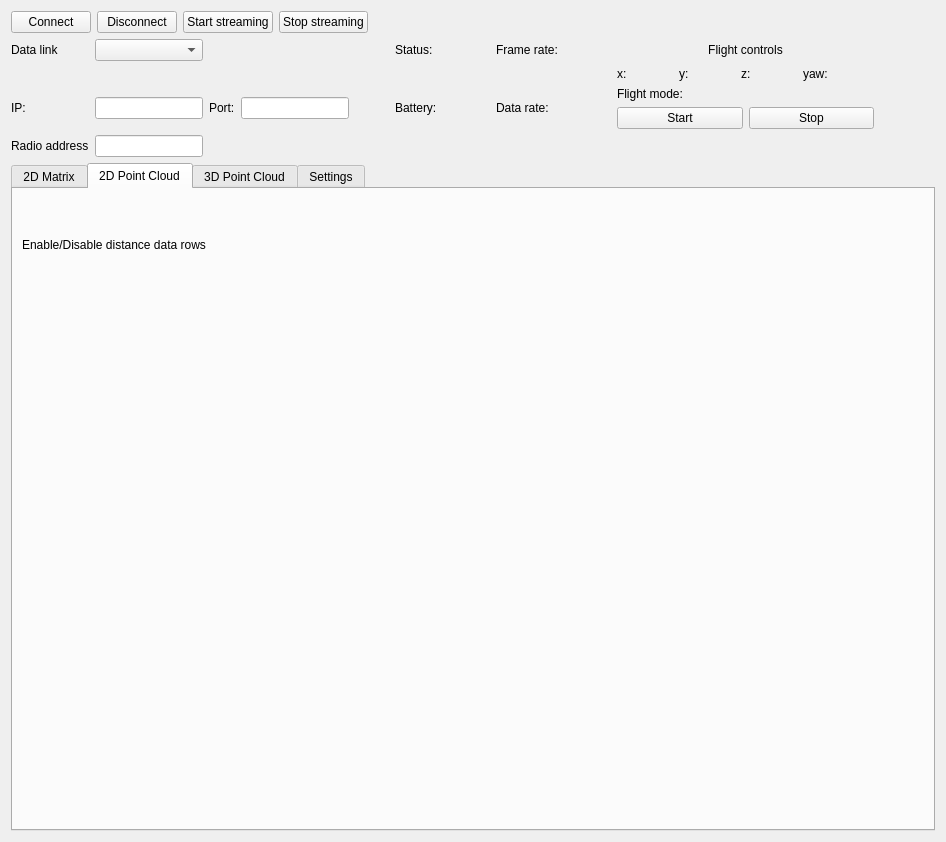
<?xml version="1.0" encoding="UTF-8"?>
<ui version="4.0">
 <class>Form</class>
 <widget class="QWidget" name="Form">
  <property name="geometry">
   <rect>
    <x>0</x>
    <y>0</y>
    <width>946</width>
    <height>842</height>
   </rect>
  </property>
  <property name="windowTitle">
   <string>Plot</string>
  </property>
  <layout class="QHBoxLayout" name="horizontalLayout">
   <item>
    <layout class="QVBoxLayout" name="verticalLayout">
     <item>
      <layout class="QHBoxLayout" name="horizontalLayout">
       <item>
        <widget class="QPushButton" name="btnConnect">
         <property name="text">
          <string>Connect</string>
         </property>
        </widget>
       </item>
       <item>
        <widget class="QPushButton" name="btnDisconnect">
         <property name="text">
          <string>Disconnect</string>
         </property>
        </widget>
       </item>
       <item>
        <widget class="QPushButton" name="btnStartStreaming">
         <property name="text">
          <string>Start streaming</string>
         </property>
        </widget>
       </item>
       <item>
        <widget class="QPushButton" name="btnStopStreaming">
         <property name="text">
          <string>Stop streaming</string>
         </property>
        </widget>
       </item>
       <item>
        <spacer name="horizontalSpacer_8">
         <property name="orientation">
          <enum>Qt::Horizontal</enum>
         </property>
         <property name="sizeHint" stdset="0">
          <size>
           <width>40</width>
           <height>20</height>
          </size>
         </property>
        </spacer>
       </item>
      </layout>
     </item>
     <item>
      <layout class="QGridLayout" name="gridLayout">
       <item row="2" column="10">
        <spacer name="horizontalSpacer_3">
         <property name="orientation">
          <enum>Qt::Horizontal</enum>
         </property>
         <property name="sizeType">
          <enum>QSizePolicy::Fixed</enum>
         </property>
         <property name="sizeHint" stdset="0">
          <size>
           <width>40</width>
           <height>20</height>
          </size>
         </property>
        </spacer>
       </item>
       <item row="2" column="6">
        <widget class="QLineEdit" name="editPort">
         <property name="maximumSize">
          <size>
           <width>300</width>
           <height>16777215</height>
          </size>
         </property>
        </widget>
       </item>
       <item row="2" column="7">
        <spacer name="horizontalSpacer_2">
         <property name="orientation">
          <enum>Qt::Horizontal</enum>
         </property>
         <property name="sizeType">
          <enum>QSizePolicy::Fixed</enum>
         </property>
         <property name="sizeHint" stdset="0">
          <size>
           <width>40</width>
           <height>20</height>
          </size>
         </property>
        </spacer>
       </item>
       <item row="2" column="0">
        <widget class="QLabel" name="label_11">
         <property name="sizePolicy">
          <sizepolicy hsizetype="Minimum" vsizetype="Preferred">
           <horstretch>0</horstretch>
           <verstretch>0</verstretch>
          </sizepolicy>
         </property>
         <property name="text">
          <string>IP:</string>
         </property>
        </widget>
       </item>
       <item row="3" column="1">
        <widget class="QLineEdit" name="editRadioAddress">
         <property name="maximumSize">
          <size>
           <width>300</width>
           <height>16777215</height>
          </size>
         </property>
        </widget>
       </item>
       <item row="0" column="9">
        <widget class="QLabel" name="statusText">
         <property name="text">
          <string/>
         </property>
        </widget>
       </item>
       <item row="2" column="15">
        <spacer name="horizontalSpacer">
         <property name="orientation">
          <enum>Qt::Horizontal</enum>
         </property>
         <property name="sizeHint" stdset="0">
          <size>
           <width>40</width>
           <height>20</height>
          </size>
         </property>
        </spacer>
       </item>
       <item row="2" column="2">
        <widget class="QLabel" name="label_4">
         <property name="text">
          <string>Port:</string>
         </property>
        </widget>
       </item>
       <item row="0" column="14">
        <widget class="QLabel" name="label_7">
         <property name="layoutDirection">
          <enum>Qt::LeftToRight</enum>
         </property>
         <property name="text">
          <string>Flight controls</string>
         </property>
         <property name="alignment">
          <set>Qt::AlignCenter</set>
         </property>
        </widget>
       </item>
       <item row="3" column="0">
        <widget class="QLabel" name="label_5">
         <property name="text">
          <string>Radio address</string>
         </property>
        </widget>
       </item>
       <item row="2" column="8">
        <widget class="QLabel" name="label_2">
         <property name="text">
          <string>Battery:</string>
         </property>
        </widget>
       </item>
       <item row="0" column="1">
        <widget class="QComboBox" name="comboDataLink"/>
       </item>
       <item row="2" column="1">
        <widget class="QLineEdit" name="editIp">
         <property name="maximumSize">
          <size>
           <width>300</width>
           <height>16777215</height>
          </size>
         </property>
        </widget>
       </item>
       <item row="2" column="13">
        <spacer name="horizontalSpacer_5">
         <property name="orientation">
          <enum>Qt::Horizontal</enum>
         </property>
         <property name="sizeType">
          <enum>QSizePolicy::Fixed</enum>
         </property>
         <property name="sizeHint" stdset="0">
          <size>
           <width>40</width>
           <height>20</height>
          </size>
         </property>
        </spacer>
       </item>
       <item row="0" column="12">
        <widget class="QLabel" name="labelFrameRate">
         <property name="text">
          <string/>
         </property>
        </widget>
       </item>
       <item row="0" column="11">
        <widget class="QLabel" name="label_6">
         <property name="text">
          <string>Frame rate:</string>
         </property>
        </widget>
       </item>
       <item row="2" column="12">
        <widget class="QLabel" name="labelDataRate">
         <property name="text">
          <string/>
         </property>
        </widget>
       </item>
       <item row="0" column="8">
        <widget class="QLabel" name="label">
         <property name="enabled">
          <bool>true</bool>
         </property>
         <property name="sizePolicy">
          <sizepolicy hsizetype="Minimum" vsizetype="Preferred">
           <horstretch>0</horstretch>
           <verstretch>0</verstretch>
          </sizepolicy>
         </property>
         <property name="maximumSize">
          <size>
           <width>80</width>
           <height>16777215</height>
          </size>
         </property>
         <property name="text">
          <string>Status:</string>
         </property>
         <property name="buddy">
          <cstring>mainTabs</cstring>
         </property>
        </widget>
       </item>
       <item row="2" column="9">
        <widget class="QLabel" name="labelBattery">
         <property name="text">
          <string/>
         </property>
        </widget>
       </item>
       <item row="2" column="11">
        <widget class="QLabel" name="label_14">
         <property name="text">
          <string>Data rate:</string>
         </property>
        </widget>
       </item>
       <item row="0" column="0">
        <widget class="QLabel" name="label_3">
         <property name="text">
          <string>Data link</string>
         </property>
        </widget>
       </item>
       <item row="1" column="14">
        <layout class="QGridLayout" name="gridLayout_2">
         <item row="0" column="4">
          <widget class="QLabel" name="label_22">
           <property name="text">
            <string>z:</string>
           </property>
          </widget>
         </item>
         <item row="0" column="2">
          <widget class="QLabel" name="label_20">
           <property name="text">
            <string>y:</string>
           </property>
          </widget>
         </item>
         <item row="0" column="5">
          <widget class="QLabel" name="fcZ">
           <property name="sizePolicy">
            <sizepolicy hsizetype="Preferred" vsizetype="Preferred">
             <horstretch>0</horstretch>
             <verstretch>0</verstretch>
            </sizepolicy>
           </property>
           <property name="minimumSize">
            <size>
             <width>40</width>
             <height>0</height>
            </size>
           </property>
           <property name="text">
            <string/>
           </property>
          </widget>
         </item>
         <item row="0" column="6">
          <widget class="QLabel" name="label_23">
           <property name="text">
            <string>yaw:</string>
           </property>
          </widget>
         </item>
         <item row="0" column="0">
          <widget class="QLabel" name="label_9">
           <property name="text">
            <string>x:</string>
           </property>
          </widget>
         </item>
         <item row="0" column="1">
          <widget class="QLabel" name="fcX">
           <property name="sizePolicy">
            <sizepolicy hsizetype="Preferred" vsizetype="Preferred">
             <horstretch>0</horstretch>
             <verstretch>0</verstretch>
            </sizepolicy>
           </property>
           <property name="minimumSize">
            <size>
             <width>40</width>
             <height>0</height>
            </size>
           </property>
           <property name="text">
            <string/>
           </property>
          </widget>
         </item>
         <item row="0" column="3">
          <widget class="QLabel" name="fcY">
           <property name="sizePolicy">
            <sizepolicy hsizetype="Preferred" vsizetype="Preferred">
             <horstretch>0</horstretch>
             <verstretch>0</verstretch>
            </sizepolicy>
           </property>
           <property name="minimumSize">
            <size>
             <width>40</width>
             <height>0</height>
            </size>
           </property>
           <property name="text">
            <string/>
           </property>
          </widget>
         </item>
         <item row="0" column="7">
          <widget class="QLabel" name="fcYaw">
           <property name="sizePolicy">
            <sizepolicy hsizetype="Preferred" vsizetype="Preferred">
             <horstretch>0</horstretch>
             <verstretch>0</verstretch>
            </sizepolicy>
           </property>
           <property name="minimumSize">
            <size>
             <width>40</width>
             <height>0</height>
            </size>
           </property>
           <property name="text">
            <string/>
           </property>
          </widget>
         </item>
        </layout>
       </item>
       <item row="2" column="14">
        <layout class="QGridLayout" name="gridLayout_4">
         <item row="0" column="0">
          <widget class="QLabel" name="label_21">
           <property name="text">
            <string>Flight mode:</string>
           </property>
          </widget>
         </item>
         <item row="0" column="1">
          <widget class="QLabel" name="fcMode">
           <property name="text">
            <string/>
           </property>
          </widget>
         </item>
         <item row="1" column="0">
          <widget class="QPushButton" name="fcStart">
           <property name="text">
            <string>Start</string>
           </property>
          </widget>
         </item>
         <item row="1" column="1">
          <widget class="QPushButton" name="fcStop">
           <property name="text">
            <string>Stop</string>
           </property>
          </widget>
         </item>
        </layout>
       </item>
      </layout>
     </item>
     <item>
      <widget class="QTabWidget" name="mainTabs">
       <property name="currentIndex">
        <number>1</number>
       </property>
       <widget class="QWidget" name="tabSensors">
        <attribute name="title">
         <string>2D Matrix</string>
        </attribute>
        <layout class="QHBoxLayout" name="horizontalLayout_3">
         <item>
          <widget class="QTabWidget" name="tabSensorGraphics">
           <property name="currentIndex">
            <number>0</number>
           </property>
           <widget class="QWidget" name="tabSingleSensor">
            <attribute name="title">
             <string>Single Sensor</string>
            </attribute>
            <layout class="QVBoxLayout" name="verticalLayout_6">
             <item>
              <layout class="QVBoxLayout" name="verticalLayout_3">
               <item>
                <layout class="QHBoxLayout" name="horizontalLayout_4">
                 <item>
                  <widget class="QLabel" name="label_10">
                   <property name="sizePolicy">
                    <sizepolicy hsizetype="Preferred" vsizetype="Minimum">
                     <horstretch>0</horstretch>
                     <verstretch>0</verstretch>
                    </sizepolicy>
                   </property>
                   <property name="maximumSize">
                    <size>
                     <width>200</width>
                     <height>16777215</height>
                    </size>
                   </property>
                   <property name="text">
                    <string>Sensor</string>
                   </property>
                  </widget>
                 </item>
                 <item>
                  <widget class="QComboBox" name="comboSensor">
                   <property name="maximumSize">
                    <size>
                     <width>200</width>
                     <height>16777215</height>
                    </size>
                   </property>
                  </widget>
                 </item>
                 <item>
                  <layout class="QHBoxLayout" name="horizontalLayout_6"/>
                 </item>
                </layout>
               </item>
               <item>
                <spacer name="verticalSpacer_6">
                 <property name="orientation">
                  <enum>Qt::Vertical</enum>
                 </property>
                 <property name="sizeType">
                  <enum>QSizePolicy::Fixed</enum>
                 </property>
                 <property name="sizeHint" stdset="0">
                  <size>
                   <width>20</width>
                   <height>10</height>
                  </size>
                 </property>
                </spacer>
               </item>
               <item>
                <layout class="QHBoxLayout" name="horizontalLayout_5">
                 <item>
                  <widget class="QGraphicsView" name="singleSensor">
                   <property name="sizePolicy">
                    <sizepolicy hsizetype="Fixed" vsizetype="Fixed">
                     <horstretch>0</horstretch>
                     <verstretch>0</verstretch>
                    </sizepolicy>
                   </property>
                   <property name="minimumSize">
                    <size>
                     <width>450</width>
                     <height>450</height>
                    </size>
                   </property>
                   <property name="verticalScrollBarPolicy">
                    <enum>Qt::ScrollBarAlwaysOff</enum>
                   </property>
                   <property name="horizontalScrollBarPolicy">
                    <enum>Qt::ScrollBarAlwaysOff</enum>
                   </property>
                  </widget>
                 </item>
                </layout>
               </item>
              </layout>
             </item>
            </layout>
           </widget>
           <widget class="QWidget" name="tabAllSensor">
            <attribute name="title">
             <string>All sensors</string>
            </attribute>
            <layout class="QVBoxLayout" name="verticalLayout_8">
             <item>
              <layout class="QGridLayout" name="gridLayout_5">
               <property name="spacing">
                <number>0</number>
               </property>
               <item row="2" column="3">
                <widget class="QGraphicsView" name="sensorRight">
                 <property name="sizePolicy">
                  <sizepolicy hsizetype="Fixed" vsizetype="Fixed">
                   <horstretch>0</horstretch>
                   <verstretch>0</verstretch>
                  </sizepolicy>
                 </property>
                 <property name="minimumSize">
                  <size>
                   <width>180</width>
                   <height>180</height>
                  </size>
                 </property>
                 <property name="verticalScrollBarPolicy">
                  <enum>Qt::ScrollBarAlwaysOff</enum>
                 </property>
                 <property name="horizontalScrollBarPolicy">
                  <enum>Qt::ScrollBarAlwaysOff</enum>
                 </property>
                </widget>
               </item>
               <item row="2" column="0">
                <spacer name="horizontalSpacer_6">
                 <property name="orientation">
                  <enum>Qt::Horizontal</enum>
                 </property>
                 <property name="sizeHint" stdset="0">
                  <size>
                   <width>40</width>
                   <height>20</height>
                  </size>
                 </property>
                </spacer>
               </item>
               <item row="2" column="4">
                <spacer name="horizontalSpacer_7">
                 <property name="orientation">
                  <enum>Qt::Horizontal</enum>
                 </property>
                 <property name="sizeHint" stdset="0">
                  <size>
                   <width>40</width>
                   <height>20</height>
                  </size>
                 </property>
                </spacer>
               </item>
               <item row="2" column="1">
                <widget class="QGraphicsView" name="sensorLeft">
                 <property name="sizePolicy">
                  <sizepolicy hsizetype="Fixed" vsizetype="Fixed">
                   <horstretch>0</horstretch>
                   <verstretch>0</verstretch>
                  </sizepolicy>
                 </property>
                 <property name="minimumSize">
                  <size>
                   <width>180</width>
                   <height>180</height>
                  </size>
                 </property>
                 <property name="verticalScrollBarPolicy">
                  <enum>Qt::ScrollBarAlwaysOff</enum>
                 </property>
                 <property name="horizontalScrollBarPolicy">
                  <enum>Qt::ScrollBarAlwaysOff</enum>
                 </property>
                </widget>
               </item>
               <item row="2" column="2">
                <widget class="QGraphicsView" name="sensorMain">
                 <property name="sizePolicy">
                  <sizepolicy hsizetype="Fixed" vsizetype="Fixed">
                   <horstretch>0</horstretch>
                   <verstretch>0</verstretch>
                  </sizepolicy>
                 </property>
                 <property name="minimumSize">
                  <size>
                   <width>180</width>
                   <height>180</height>
                  </size>
                 </property>
                 <property name="verticalScrollBarPolicy">
                  <enum>Qt::ScrollBarAlwaysOff</enum>
                 </property>
                 <property name="horizontalScrollBarPolicy">
                  <enum>Qt::ScrollBarAlwaysOff</enum>
                 </property>
                </widget>
               </item>
               <item row="1" column="2">
                <widget class="QGraphicsView" name="sensorFront">
                 <property name="sizePolicy">
                  <sizepolicy hsizetype="Fixed" vsizetype="Fixed">
                   <horstretch>0</horstretch>
                   <verstretch>0</verstretch>
                  </sizepolicy>
                 </property>
                 <property name="minimumSize">
                  <size>
                   <width>180</width>
                   <height>180</height>
                  </size>
                 </property>
                 <property name="verticalScrollBarPolicy">
                  <enum>Qt::ScrollBarAlwaysOff</enum>
                 </property>
                 <property name="horizontalScrollBarPolicy">
                  <enum>Qt::ScrollBarAlwaysOff</enum>
                 </property>
                </widget>
               </item>
               <item row="4" column="2">
                <spacer name="verticalSpacer_4">
                 <property name="orientation">
                  <enum>Qt::Vertical</enum>
                 </property>
                 <property name="sizeHint" stdset="0">
                  <size>
                   <width>20</width>
                   <height>40</height>
                  </size>
                 </property>
                </spacer>
               </item>
               <item row="3" column="2">
                <widget class="QGraphicsView" name="sensorBack">
                 <property name="sizePolicy">
                  <sizepolicy hsizetype="Fixed" vsizetype="Fixed">
                   <horstretch>0</horstretch>
                   <verstretch>0</verstretch>
                  </sizepolicy>
                 </property>
                 <property name="minimumSize">
                  <size>
                   <width>180</width>
                   <height>180</height>
                  </size>
                 </property>
                 <property name="verticalScrollBarPolicy">
                  <enum>Qt::ScrollBarAlwaysOff</enum>
                 </property>
                 <property name="horizontalScrollBarPolicy">
                  <enum>Qt::ScrollBarAlwaysOff</enum>
                 </property>
                </widget>
               </item>
               <item row="0" column="2">
                <spacer name="verticalSpacer_5">
                 <property name="orientation">
                  <enum>Qt::Vertical</enum>
                 </property>
                 <property name="sizeHint" stdset="0">
                  <size>
                   <width>20</width>
                   <height>40</height>
                  </size>
                 </property>
                </spacer>
               </item>
              </layout>
             </item>
            </layout>
           </widget>
          </widget>
         </item>
        </layout>
       </widget>
       <widget class="QWidget" name="tab2dPointCloud">
        <attribute name="title">
         <string>2D Point Cloud</string>
        </attribute>
        <layout class="QHBoxLayout" name="horizontalLayout_2">
         <item>
          <layout class="QVBoxLayout" name="_2">
           <item>
            <spacer name="verticalSpacer_2">
             <property name="orientation">
              <enum>Qt::Vertical</enum>
             </property>
             <property name="sizeType">
              <enum>QSizePolicy::Fixed</enum>
             </property>
             <property name="sizeHint" stdset="0">
              <size>
               <width>20</width>
               <height>40</height>
              </size>
             </property>
            </spacer>
           </item>
           <item>
            <widget class="QLabel" name="label_8">
             <property name="text">
              <string>Enable/Disable distance data rows</string>
             </property>
            </widget>
           </item>
           <item>
            <spacer name="verticalSpacer_3">
             <property name="orientation">
              <enum>Qt::Vertical</enum>
             </property>
             <property name="sizeType">
              <enum>QSizePolicy::Fixed</enum>
             </property>
             <property name="sizeHint" stdset="0">
              <size>
               <width>20</width>
               <height>40</height>
              </size>
             </property>
            </spacer>
           </item>
           <item>
            <layout class="QVBoxLayout" name="checkBoxLayout"/>
           </item>
           <item>
            <spacer name="verticalSpacer">
             <property name="orientation">
              <enum>Qt::Vertical</enum>
             </property>
             <property name="sizeHint" stdset="0">
              <size>
               <width>20</width>
               <height>40</height>
              </size>
             </property>
            </spacer>
           </item>
          </layout>
         </item>
         <item>
          <layout class="QVBoxLayout" name="layout2dPointCloud">
           <item>
            <spacer name="horizontalSpacer_4">
             <property name="orientation">
              <enum>Qt::Horizontal</enum>
             </property>
             <property name="sizeHint" stdset="0">
              <size>
               <width>40</width>
               <height>20</height>
              </size>
             </property>
            </spacer>
           </item>
          </layout>
         </item>
        </layout>
       </widget>
       <widget class="QWidget" name="tab3dPointCloud">
        <attribute name="title">
         <string>3D Point Cloud</string>
        </attribute>
        <layout class="QVBoxLayout" name="verticalLayout_5">
         <item>
          <widget class="QFrame" name="graphics3dVisualizer">
           <property name="frameShape">
            <enum>QFrame::StyledPanel</enum>
           </property>
           <property name="frameShadow">
            <enum>QFrame::Raised</enum>
           </property>
          </widget>
         </item>
        </layout>
       </widget>
       <widget class="QWidget" name="tabSettings">
        <attribute name="title">
         <string>Settings</string>
        </attribute>
        <layout class="QVBoxLayout" name="verticalLayout_9">
         <item>
          <widget class="QFrame" name="sensorSettings">
           <property name="maximumSize">
            <size>
             <width>550</width>
             <height>16777215</height>
            </size>
           </property>
           <layout class="QVBoxLayout" name="verticalLayout_7">
            <item>
             <widget class="QFrame" name="sensorSettingsFrame">
              <property name="sizePolicy">
               <sizepolicy hsizetype="Minimum" vsizetype="Preferred">
                <horstretch>0</horstretch>
                <verstretch>0</verstretch>
               </sizepolicy>
              </property>
              <property name="maximumSize">
               <size>
                <width>16777211</width>
                <height>16777215</height>
               </size>
              </property>
              <layout class="QGridLayout" name="gridLayout_3">
               <item row="5" column="1">
                <widget class="QLineEdit" name="editIntegrationTime">
                 <property name="maximumSize">
                  <size>
                   <width>350</width>
                   <height>16777215</height>
                  </size>
                 </property>
                </widget>
               </item>
               <item row="4" column="1">
                <widget class="QLineEdit" name="editRangingFrequency">
                 <property name="maximumSize">
                  <size>
                   <width>350</width>
                   <height>16777215</height>
                  </size>
                 </property>
                </widget>
               </item>
               <item row="5" column="0">
                <widget class="QLabel" name="label_12">
                 <property name="sizePolicy">
                  <sizepolicy hsizetype="Preferred" vsizetype="Minimum">
                   <horstretch>0</horstretch>
                   <verstretch>0</verstretch>
                  </sizepolicy>
                 </property>
                 <property name="maximumSize">
                  <size>
                   <width>200</width>
                   <height>16777215</height>
                  </size>
                 </property>
                 <property name="text">
                  <string>Integration time (ms)</string>
                 </property>
                </widget>
               </item>
               <item row="2" column="0">
                <widget class="QLabel" name="label_13">
                 <property name="sizePolicy">
                  <sizepolicy hsizetype="Preferred" vsizetype="Minimum">
                   <horstretch>0</horstretch>
                   <verstretch>0</verstretch>
                  </sizepolicy>
                 </property>
                 <property name="maximumSize">
                  <size>
                   <width>200</width>
                   <height>16777215</height>
                  </size>
                 </property>
                 <property name="text">
                  <string>Power Mode</string>
                 </property>
                </widget>
               </item>
               <item row="6" column="0">
                <widget class="QLabel" name="label_15">
                 <property name="sizePolicy">
                  <sizepolicy hsizetype="Preferred" vsizetype="Minimum">
                   <horstretch>0</horstretch>
                   <verstretch>0</verstretch>
                  </sizepolicy>
                 </property>
                 <property name="maximumSize">
                  <size>
                   <width>200</width>
                   <height>16777215</height>
                  </size>
                 </property>
                 <property name="text">
                  <string>Sharpener (percent)</string>
                 </property>
                </widget>
               </item>
               <item row="8" column="0">
                <widget class="QLabel" name="label_16">
                 <property name="sizePolicy">
                  <sizepolicy hsizetype="Preferred" vsizetype="Minimum">
                   <horstretch>0</horstretch>
                   <verstretch>0</verstretch>
                  </sizepolicy>
                 </property>
                 <property name="maximumSize">
                  <size>
                   <width>200</width>
                   <height>16777215</height>
                  </size>
                 </property>
                 <property name="text">
                  <string>Ranging Mode</string>
                 </property>
                </widget>
               </item>
               <item row="7" column="1">
                <widget class="QComboBox" name="comboTargerOrder">
                 <property name="maximumSize">
                  <size>
                   <width>350</width>
                   <height>16777215</height>
                  </size>
                 </property>
                </widget>
               </item>
               <item row="4" column="0">
                <widget class="QLabel" name="label_17">
                 <property name="sizePolicy">
                  <sizepolicy hsizetype="Preferred" vsizetype="Minimum">
                   <horstretch>0</horstretch>
                   <verstretch>0</verstretch>
                  </sizepolicy>
                 </property>
                 <property name="maximumSize">
                  <size>
                   <width>200</width>
                   <height>16777215</height>
                  </size>
                 </property>
                 <property name="text">
                  <string>Ranging Frequency (hz)</string>
                 </property>
                </widget>
               </item>
               <item row="2" column="1">
                <widget class="QComboBox" name="comboPowerMode">
                 <property name="maximumSize">
                  <size>
                   <width>350</width>
                   <height>16777215</height>
                  </size>
                 </property>
                </widget>
               </item>
               <item row="8" column="1">
                <widget class="QComboBox" name="comboRangingMode">
                 <property name="maximumSize">
                  <size>
                   <width>350</width>
                   <height>16777215</height>
                  </size>
                 </property>
                </widget>
               </item>
               <item row="3" column="0">
                <widget class="QLabel" name="label_18">
                 <property name="sizePolicy">
                  <sizepolicy hsizetype="Preferred" vsizetype="Minimum">
                   <horstretch>0</horstretch>
                   <verstretch>0</verstretch>
                  </sizepolicy>
                 </property>
                 <property name="maximumSize">
                  <size>
                   <width>200</width>
                   <height>16777215</height>
                  </size>
                 </property>
                 <property name="text">
                  <string>Resolution</string>
                 </property>
                </widget>
               </item>
               <item row="6" column="1">
                <widget class="QLineEdit" name="editSharpener">
                 <property name="maximumSize">
                  <size>
                   <width>350</width>
                   <height>16777215</height>
                  </size>
                 </property>
                </widget>
               </item>
               <item row="3" column="1">
                <widget class="QComboBox" name="comboResolution">
                 <property name="maximumSize">
                  <size>
                   <width>350</width>
                   <height>16777215</height>
                  </size>
                 </property>
                </widget>
               </item>
               <item row="7" column="0">
                <widget class="QLabel" name="label_19">
                 <property name="sizePolicy">
                  <sizepolicy hsizetype="Preferred" vsizetype="Minimum">
                   <horstretch>0</horstretch>
                   <verstretch>0</verstretch>
                  </sizepolicy>
                 </property>
                 <property name="maximumSize">
                  <size>
                   <width>200</width>
                   <height>16777215</height>
                  </size>
                 </property>
                 <property name="text">
                  <string>Target Order</string>
                 </property>
                </widget>
               </item>
               <item row="9" column="1">
                <widget class="QPushButton" name="btnSetSensor">
                 <property name="maximumSize">
                  <size>
                   <width>350</width>
                   <height>16777215</height>
                  </size>
                 </property>
                 <property name="text">
                  <string>Set</string>
                 </property>
                </widget>
               </item>
              </layout>
             </widget>
            </item>
           </layout>
          </widget>
         </item>
        </layout>
       </widget>
      </widget>
     </item>
    </layout>
   </item>
  </layout>
 </widget>
 <resources/>
 <connections/>
</ui>
